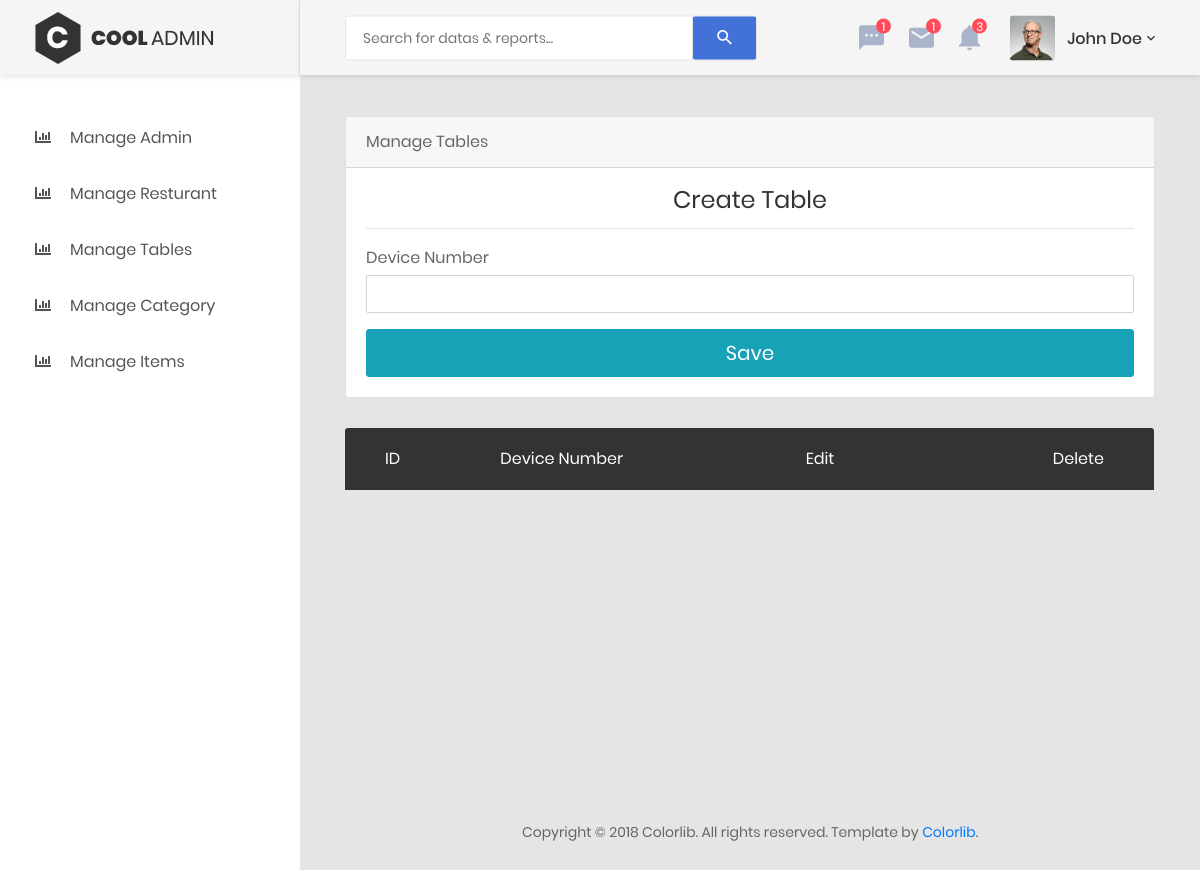
The page /manage_tables.php (signed in) on the database as committed earlier.
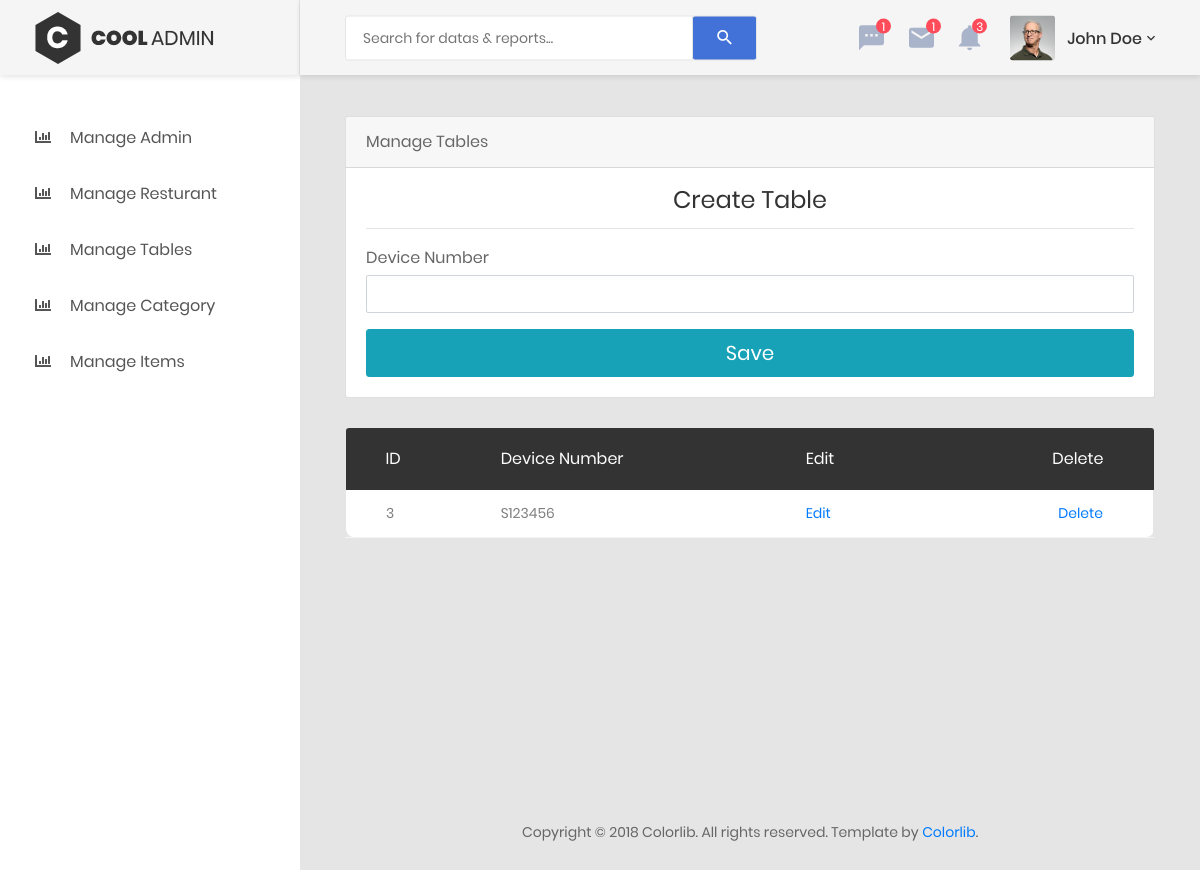
The same page on the database as committed later.
### tables this page shows
CREATE TABLE `tables` (
  `table_id` int(3) NOT NULL,
  `rest_id` int(3) NOT NULL,
  `device_number` varchar(50) NOT NULL
);

### manage_tables.php (the view, shortened to what this page needs)
<?php
include('includes/admin_header.php');
include('includes/connection.php');
$rest_id  = $_SESSION['admin_id'];
 ?>
<div class="main-content">
                <div class="section__content section__content--p30">
                    <div class="container-fluid">
                        <div class="row">
                            <div class="col-lg-12">
                                <div class="card">
                                    <div class="card-header">Manage Tables</div>
                                    <div class="card-body">
                                        <div class="card-title">
                                            <h3 class="text-center title-2">Create Table</h3>
                                        </div>
                                        <hr>
                                        <form action="" method="post">
                                            <div class="form-group">
                                                <label for="cc-payment" class="control-label mb-1">Device Number</label>
                                                <input name="device_number" type="text" class="form-control">
                                            </div>
                                            <div>
                                                <button type="submit" class="btn btn-lg btn-info btn-block" name="submit">
                                                    <span id="payment-button-amount">Save</span>
                                                </button>
                                            </div>
                                        </form>
                                    </div>
                                </div>
                            </div>
                            </div>
                        </div>
                <div class="col-md-12">
                                <div class="table-responsive m-b-40">
                                    <table class="table table-borderless table-data3">
                                        <thead>
                                            <tr>
                                                <th>ID</th>
                                                <th>Device Number</th>
                                                <th>Edit</th>
                                                <th>Delete</th>
                                            </tr>
                                        </thead>
                                        <tbody>
                                          <?php
                                            $query = "select * from tables where rest_id = $rest_id";
                                            $result       = mysqli_query($conn,$query);
                                            while($row    = mysqli_fetch_assoc($result)){
                                                echo "<tr>";
                                                echo "<td>{$row['table_id']}</td>";
                                                echo "<td>{$row['device_number']}</td>";
                                                echo "<td><a href='edit_table.php?id={$row['table_id']}'>Edit</a></td>";
                                                echo "<td><a href='delete_table.php?id={$row['table_id']}'>Delete</a></td>";
                                                echo "</tr>";
                                        }
                                           ?>
                                        </tbody>
                                    </table>
                                </div>
                            </div>
                             </div>
                </div>
<?php include('includes/admin_footer.php'); ?>

Rows that differ between the two databases and show on the page:
added tables: table_id "3", device_number "S123456"
